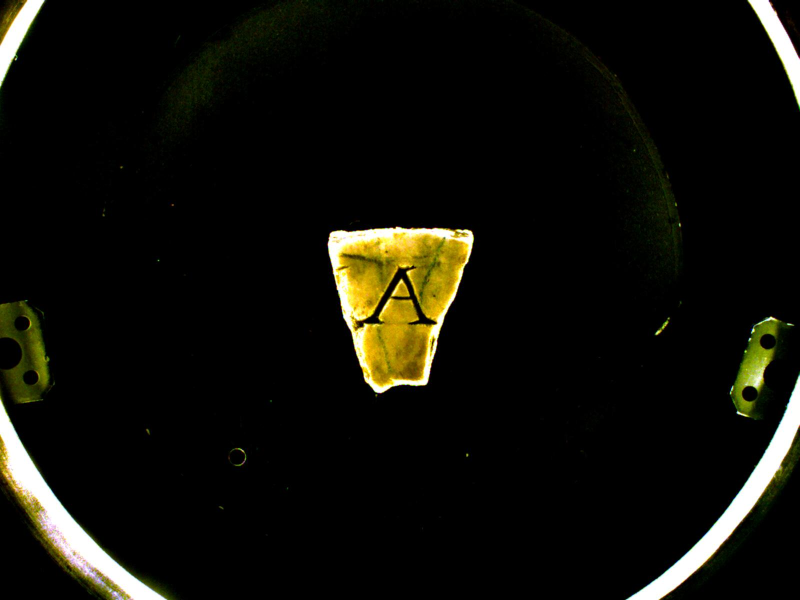
%> input picture slopes_method/Img_a.jpeg, 1600 x 1200 px (shown at 1/2 size)
$ octave main.m   (GNU Octave 9; MATLAB toolbox functions it lacks are replaced by stand-ins)
%> lines starting %> are read from the running program, lines starting %| are printed output that depends on the picture; in (x1, y1, x2, y2) boxes, pixels count from 0 and x2, y2 are one past the last pixel; in counts of white or black regions, pixels touching at a corner belong together; the program's own positions count from 1
### slopes_method/corner_c.m
function [slope,LATOUT,LANOUT] = corner_c(img)
%a function to detect slopes of lines used to make the rock after fitting
%to a polygon. This also gives the corners of polygon.
%
% input - rock image
% output- slopes, coordinates of corners


%convert image to gray and binary
img = rgb2gray(img);
img = im2bw(img);

%to trace boundary of image
A_bound = bwtraceboundary(img,[208,619],'E');

%as image is mirror image , this is used to correct the image
temp = A_bound(:,1);
A_bound(:,1) = A_bound(:,2);
A_bound(:,2) = -temp;

%used to form a delaunay triangle with points which is used by convex hull
DT = delaunayTriangulation(A_bound(:,1),A_bound(:,2));

k = convexHull(DT);

x = DT.Points(k,1);
y = DT.Points(k,2);


%used to reduce the corners
[LATOUT,LANOUT] = reducem(x,y,30)

figure, plot(LATOUT,LANOUT)

m = size(LATOUT,1);

% to claculate slope of lines
for i =1 :m-1
    slope(i) = (LANOUT(i+1) - LANOUT(i))/(LATOUT(i+1)-LATOUT(i));
end

### slopes_method/main.m
%%MAIN FILE TO CALL ALL THE FUNCTIONS AND PRODUCE AN OUTPUT
close all; clear all;

Img_a = imread('E:\VIBOT\Applied Mathematics\proj\slopes_method\Img_a.jpeg');
%> Img_a is the input picture: size 1200x1600x3 uint8; mean R, G, B 15.9, 15.5, 9.3
Img_c = imread('E:\VIBOT\Applied Mathematics\proj\slopes_method\Img_c.jpeg');
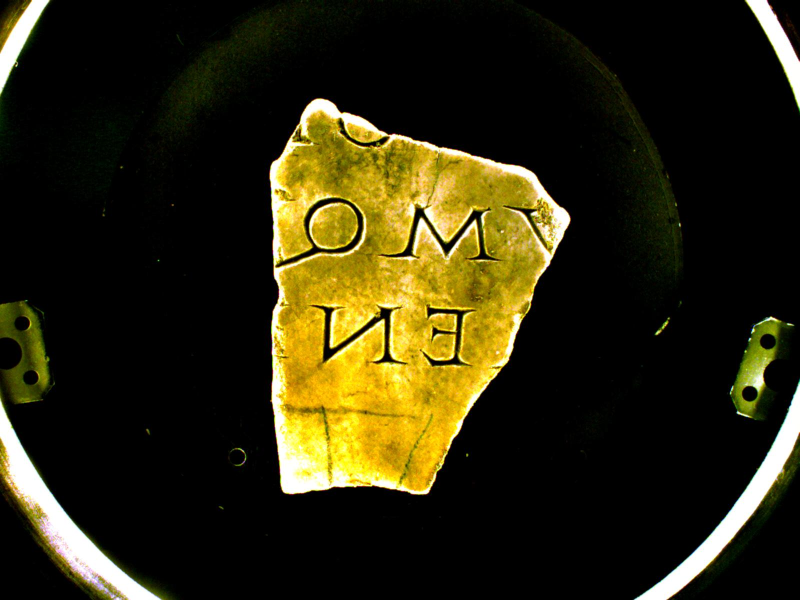
%> input picture slopes_method/Img_c.jpeg, 1600 x 1200 px (shown at 1/2 size)
%> Img_c is the input picture: size 1200x1600x3 uint8; mean R, G, B 45.5, 40.8, 15.1

[slope1, LATOUT1, LANOUT1] = corner_c(Img_c);
%> in corner_c, `img = rgb2gray(img);`:
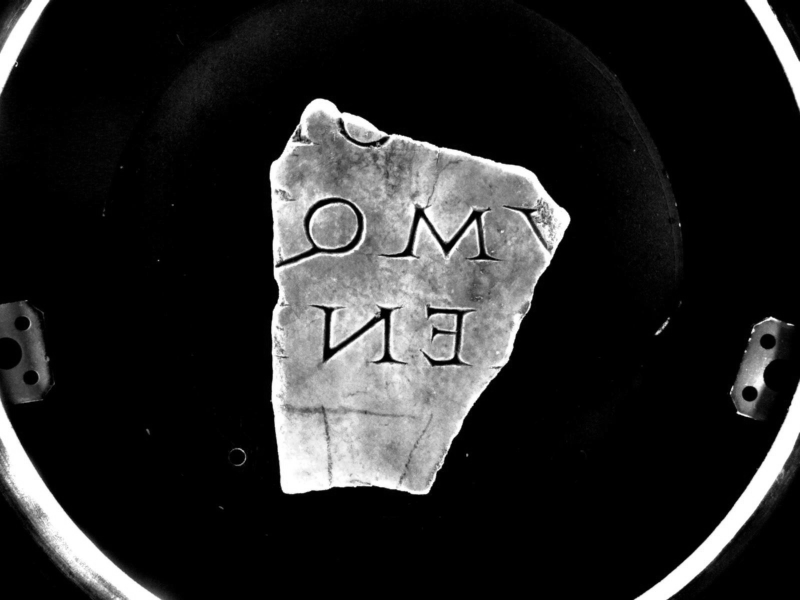
%> img: size 1200x1600 uint8 (shown at 1/2 size); min 0, max 255, mean 39.3
%> in corner_c, `img = im2bw(img);`:
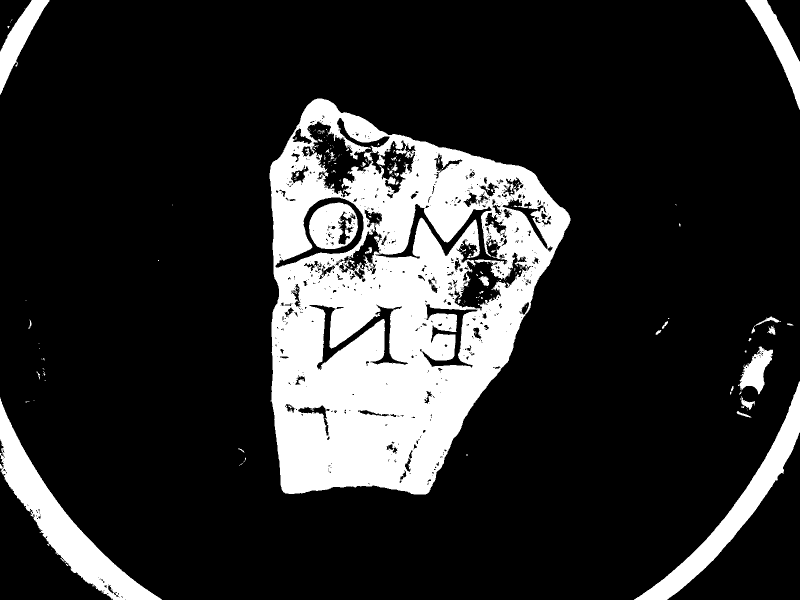
%> img: size 1200x1600 logical (shown at 1/2 size); 17.7% white; 233 white regions (193 under 20 px), largest, box (x1, y1, x2, y2) and area: (539, 197, 1141, 989) 269103, (0, 795, 324, 1200) 26174, (1268, 762, 1600, 1200) 19474
%> in corner_c, `A_bound = bwtraceboundary(img,[208,619],'E');`: A_bound = 2183 rows, first 12: [208 619; 208 620; 207 621; 206 622; 205 623; 204 624; 203 625; 202 626; 202 627; 201 628; 200 629; 200 630]
%> in corner_c, `temp = A_bound(:,1);`: temp = 2183 values, max 989 at index 1115, min 198 at index 17, mean 601.2
%> the run ends on the next line
